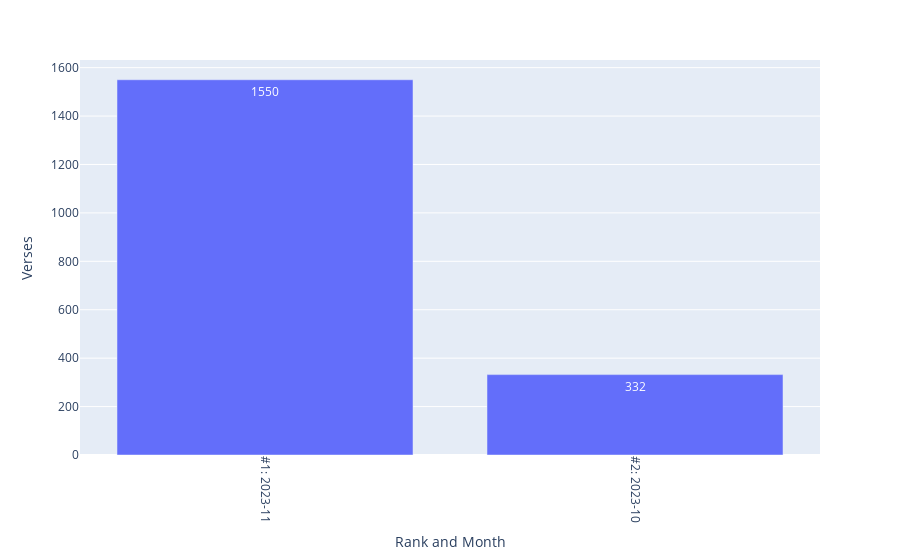

Write notebook code for a chart like this one.
### Code cell
fig_top_months_by_verses = px.bar(df_top_months_by_verses, 
x = 'Rank and Month', y = 'Verses', text = 'Verses')
fig_top_months_by_verses.update_xaxes(tickangle = 90)
fig_top_months_by_verses.write_html('Analyses/top_months_by_verses.html')
fig_top_months_by_verses.write_image(
    'Analyses/top_months_by_verses.png', 
    width = 1920, height = 1080, engine = 'kaleido', scale = 2)
fig_top_months_by_verses

### Figure 1 — Plotly figure (JSON) as saved in the notebook; plotly's stock layout.template omitted (floating-point values rounded to 4 significant figures)
{"data": [{"alignmentgroup": "True", "hovertemplate": "Rank and Month=%{x}<br>Verses=%{text}<extra></extra>", "legendgroup": "", "marker": {"color": "#636efa", "pattern": {"shape": ""}}, "name": "", "offsetgroup": "", "orientation": "v", "showlegend": false, "text": [1550, 332], "textposition": "auto", "type": "bar", "x": ["#1: 2023-11", "#2: 2023-10"], "xaxis": "x", "y": [1550, 332], "yaxis": "y"}], "layout": {"barmode": "relative", "legend": {"tracegroupgap": 0}, "margin": {"t": 60}, "xaxis": {"anchor": "y", "domain": [0, 1], "tickangle": 90, "title": {"text": "Rank and Month"}}, "yaxis": {"anchor": "x", "domain": [0, 1], "title": {"text": "Verses"}}}}
